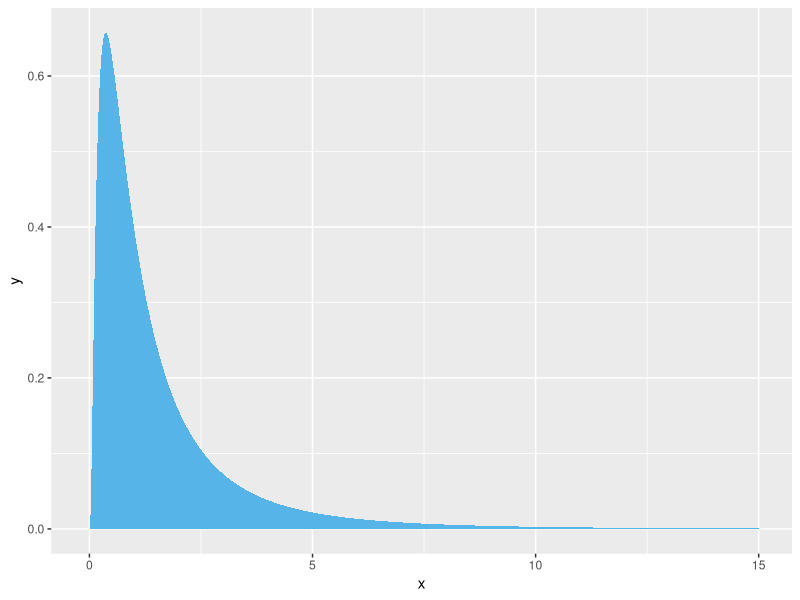
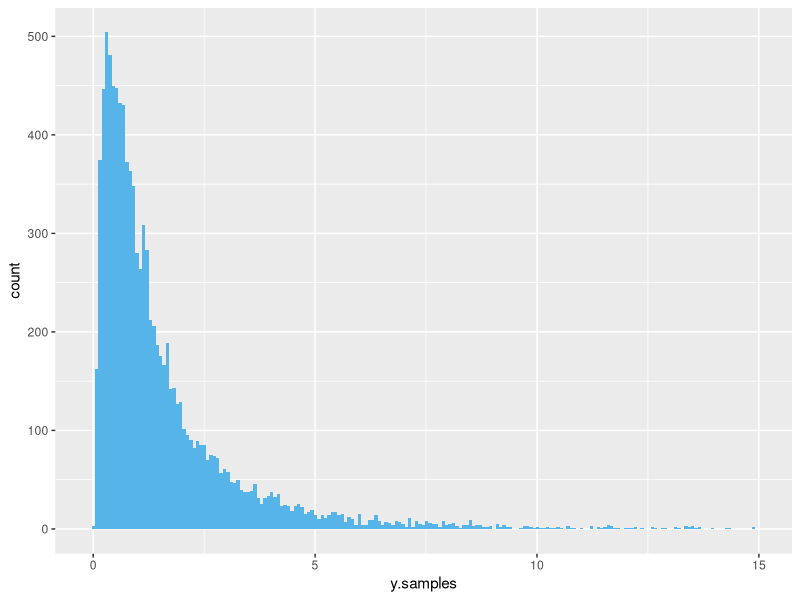
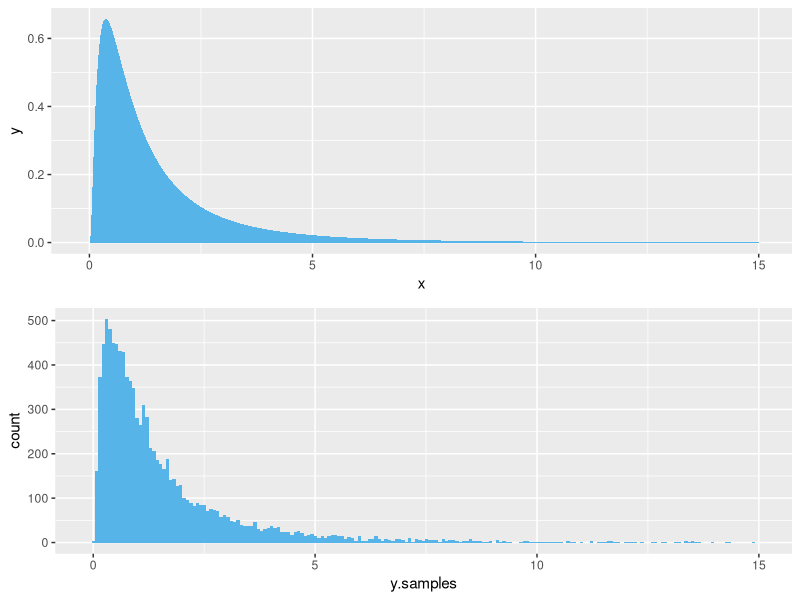

These figures' R source, in order:
if (!'ggplot2' %in% rownames(installed.packages())) {install.packages('ggplot2')}
library('ggplot2')
if (!'gridExtra' %in% rownames(installed.packages())) {install.packages('gridExtra')}
library('gridExtra')

rm(list = ls())

set.seed(9231066)

pdf <- function(y) {
    exp(-log(y)^2 / 2) / (y * sqrt(2*pi))
}

xmax <- 15
n <- 10000
y.samples <- exp(rnorm(n))

plot.pdf <- ggplot(data = data.frame(x = c(-1, 50)), mapping = aes(x = x))
plot.pdf <- plot.pdf + stat_function(fun = pdf, n = 1000, geom = 'area', fill = '#56B4E9')
plot.pdf <- plot.pdf + xlim(-.1, xmax)
plot.pdf

plot.sim <- ggplot(data = data.frame(y.samples), aes(x = y.samples))
plot.sim <- plot.sim + geom_histogram(bins = 200, fill = '#56B4E9')
plot.sim <- plot.sim + xlim(-.1, xmax)
plot.sim

grid.arrange(plot.pdf, plot.sim, nrow = 2)
